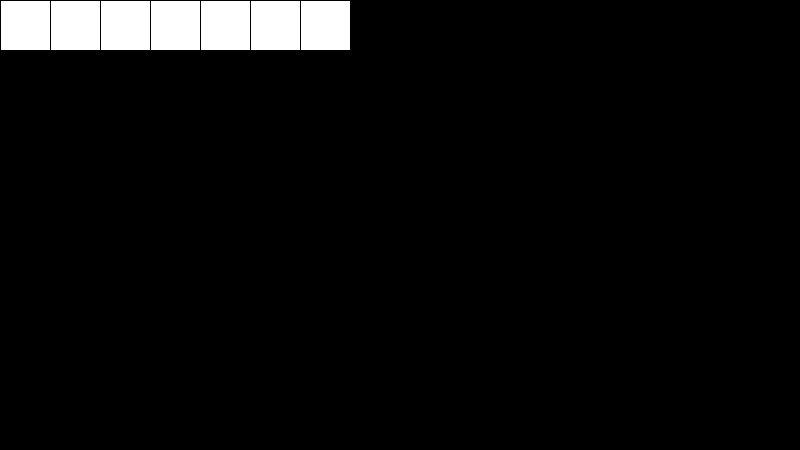
Frame 1 (no input)
Frame 60 (the mouse pressed at the canvas centre just before this capture): identical to frame 1, image omitted
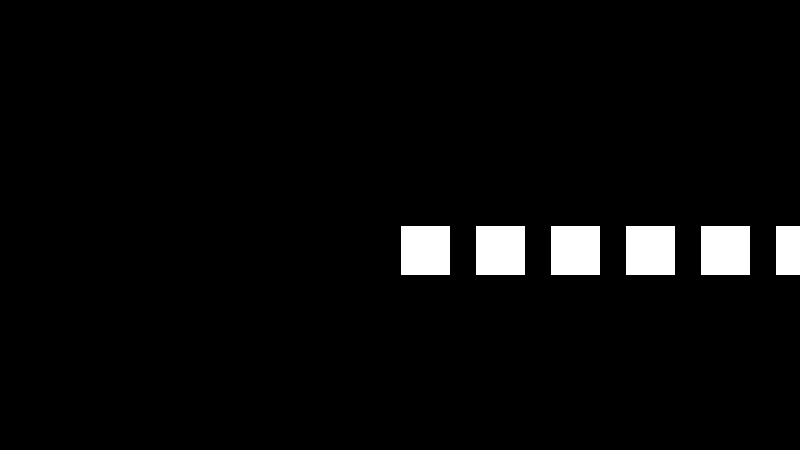
Frame 120 (the mouse held since frame 60 and released just before this capture)

The Processing sketch that drew these frames (run headless with seeded random() and noise(); from frame 60 on, the mouse is pressed at the canvas centre):

// Processing sketch: loops_10
// ── loops_10.pde
/**
 * loops_07
 * 
 * Let's do something several times 
 *  
 */

void setup() {
  size(800, 450);
  // hey look - we've removed noLoop()! Also, we're not println()-ing i inside the loop.
}

void draw() {
  background(0);
  
  float spacing = float(mouseX) / float(width) * 50 + 50;
  int i = 0;
  while (i < 7) {
    rect(mouseX + (i * spacing), mouseY, 50, 50);
    i++;
  }
}
